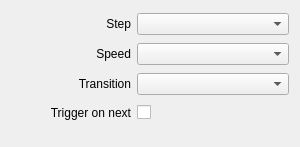
<?xml version="1.0" encoding="UTF-8"?>
<ui version="4.0">
 <class>InspectorAutoWidget</class>
 <widget class="QWidget" name="InspectorAutoWidget">
  <property name="geometry">
   <rect>
    <x>0</x>
    <y>0</y>
    <width>300</width>
    <height>147</height>
   </rect>
  </property>
  <property name="sizePolicy">
   <sizepolicy hsizetype="Expanding" vsizetype="Preferred">
    <horstretch>0</horstretch>
    <verstretch>0</verstretch>
   </sizepolicy>
  </property>
  <layout class="QGridLayout" name="gridLayout">
   <property name="bottomMargin">
    <number>20</number>
   </property>
   <item row="3" column="0">
    <widget class="QLabel" name="labelTriggerOnNext">
     <property name="minimumSize">
      <size>
       <width>120</width>
       <height>0</height>
      </size>
     </property>
     <property name="text">
      <string>Trigger on next</string>
     </property>
     <property name="alignment">
      <set>Qt::AlignRight|Qt::AlignTrailing|Qt::AlignVCenter</set>
     </property>
    </widget>
   </item>
   <item row="0" column="0">
    <widget class="QLabel" name="labelStep">
     <property name="minimumSize">
      <size>
       <width>120</width>
       <height>0</height>
      </size>
     </property>
     <property name="text">
      <string>Step</string>
     </property>
     <property name="alignment">
      <set>Qt::AlignRight|Qt::AlignTrailing|Qt::AlignVCenter</set>
     </property>
    </widget>
   </item>
   <item row="1" column="0">
    <widget class="QLabel" name="labelSpeed">
     <property name="minimumSize">
      <size>
       <width>120</width>
       <height>0</height>
      </size>
     </property>
     <property name="text">
      <string>Speed</string>
     </property>
     <property name="alignment">
      <set>Qt::AlignRight|Qt::AlignTrailing|Qt::AlignVCenter</set>
     </property>
    </widget>
   </item>
   <item row="2" column="1">
    <widget class="QComboBox" name="comboBoxTransition">
     <property name="sizePolicy">
      <sizepolicy hsizetype="Expanding" vsizetype="Fixed">
       <horstretch>0</horstretch>
       <verstretch>0</verstretch>
      </sizepolicy>
     </property>
    </widget>
   </item>
   <item row="3" column="1">
    <layout class="QHBoxLayout" name="horizontalLayoutTriggerOnNext">
     <item>
      <widget class="QCheckBox" name="checkBoxTriggerOnNext">
       <property name="layoutDirection">
        <enum>Qt::RightToLeft</enum>
       </property>
       <property name="text">
        <string/>
       </property>
      </widget>
     </item>
     <item>
      <spacer name="horizontalSpacerTriggerOnNext2">
       <property name="orientation">
        <enum>Qt::Horizontal</enum>
       </property>
       <property name="sizeHint" stdset="0">
        <size>
         <width>40</width>
         <height>20</height>
        </size>
       </property>
      </spacer>
     </item>
    </layout>
   </item>
   <item row="2" column="0">
    <widget class="QLabel" name="labelTransition">
     <property name="minimumSize">
      <size>
       <width>120</width>
       <height>0</height>
      </size>
     </property>
     <property name="text">
      <string>Transition</string>
     </property>
     <property name="alignment">
      <set>Qt::AlignRight|Qt::AlignTrailing|Qt::AlignVCenter</set>
     </property>
    </widget>
   </item>
   <item row="1" column="1">
    <widget class="QComboBox" name="comboBoxSpeed">
     <property name="sizePolicy">
      <sizepolicy hsizetype="Expanding" vsizetype="Fixed">
       <horstretch>0</horstretch>
       <verstretch>0</verstretch>
      </sizepolicy>
     </property>
    </widget>
   </item>
   <item row="0" column="1">
    <widget class="QComboBox" name="comboBoxStep">
     <property name="sizePolicy">
      <sizepolicy hsizetype="Expanding" vsizetype="Fixed">
       <horstretch>0</horstretch>
       <verstretch>0</verstretch>
      </sizepolicy>
     </property>
    </widget>
   </item>
  </layout>
 </widget>
 <tabstops>
  <tabstop>comboBoxStep</tabstop>
  <tabstop>comboBoxSpeed</tabstop>
  <tabstop>comboBoxTransition</tabstop>
  <tabstop>checkBoxTriggerOnNext</tabstop>
 </tabstops>
 <resources/>
 <connections>
  <connection>
   <sender>comboBoxStep</sender>
   <signal>currentIndexChanged(int)</signal>
   <receiver>InspectorAutoWidget</receiver>
   <slot>stepChanged(int)</slot>
   <hints>
    <hint type="sourcelabel">
     <x>131</x>
     <y>19</y>
    </hint>
    <hint type="destinationlabel">
     <x>176</x>
     <y>40</y>
    </hint>
   </hints>
  </connection>
  <connection>
   <sender>comboBoxSpeed</sender>
   <signal>currentIndexChanged(int)</signal>
   <receiver>InspectorAutoWidget</receiver>
   <slot>speedChanged(int)</slot>
   <hints>
    <hint type="sourcelabel">
     <x>118</x>
     <y>42</y>
    </hint>
    <hint type="destinationlabel">
     <x>1</x>
     <y>47</y>
    </hint>
   </hints>
  </connection>
  <connection>
   <sender>comboBoxTransition</sender>
   <signal>currentIndexChanged(int)</signal>
   <receiver>InspectorAutoWidget</receiver>
   <slot>transitionChanged(int)</slot>
   <hints>
    <hint type="sourcelabel">
     <x>120</x>
     <y>79</y>
    </hint>
    <hint type="destinationlabel">
     <x>0</x>
     <y>83</y>
    </hint>
   </hints>
  </connection>
  <connection>
   <sender>checkBoxTriggerOnNext</sender>
   <signal>stateChanged(int)</signal>
   <receiver>InspectorAutoWidget</receiver>
   <slot>triggerOnNextChanged(int)</slot>
   <hints>
    <hint type="sourcelabel">
     <x>105</x>
     <y>101</y>
    </hint>
    <hint type="destinationlabel">
     <x>216</x>
     <y>118</y>
    </hint>
   </hints>
  </connection>
 </connections>
 <slots>
  <slot>stepChanged(int)</slot>
  <slot>transitionChanged(int)</slot>
  <slot>speedChanged(int)</slot>
  <slot>triggerOnNextChanged(int)</slot>
 </slots>
</ui>
